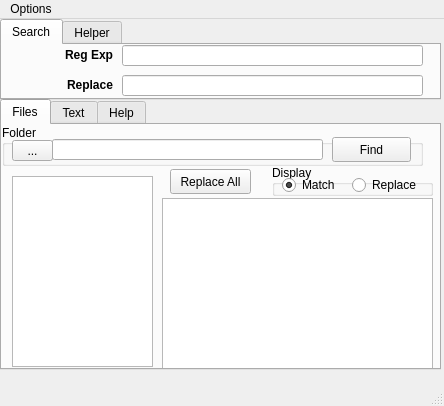
<?xml version="1.0" encoding="UTF-8"?>
<ui version="4.0">
 <class>MainWindow</class>
 <widget class="QMainWindow" name="MainWindow">
  <property name="geometry">
   <rect>
    <x>0</x>
    <y>0</y>
    <width>444</width>
    <height>406</height>
   </rect>
  </property>
  <property name="windowTitle">
   <string>MainWindow</string>
  </property>
  <widget class="QWidget" name="centralwidget">
   <widget class="QTabWidget" name="tabWidget">
    <property name="geometry">
     <rect>
      <x>0</x>
      <y>80</y>
      <width>441</width>
      <height>271</height>
     </rect>
    </property>
    <property name="currentIndex">
     <number>0</number>
    </property>
    <widget class="QWidget" name="tab_files">
     <attribute name="title">
      <string>Files</string>
     </attribute>
     <widget class="QGroupBox" name="groupBox_2">
      <property name="geometry">
       <rect>
        <x>0</x>
        <y>0</y>
        <width>421</width>
        <height>41</height>
       </rect>
      </property>
      <property name="title">
       <string>Folder</string>
      </property>
      <widget class="QPushButton" name="pushButton_find">
       <property name="geometry">
        <rect>
         <x>330</x>
         <y>12</y>
         <width>79</width>
         <height>25</height>
        </rect>
       </property>
       <property name="text">
        <string>Find</string>
       </property>
      </widget>
      <widget class="QToolButton" name="toolButton_folder">
       <property name="geometry">
        <rect>
         <x>10</x>
         <y>15</y>
         <width>41</width>
         <height>21</height>
        </rect>
       </property>
       <property name="text">
        <string>...</string>
       </property>
       <property name="toolButtonStyle">
        <enum>Qt::ToolButtonIconOnly</enum>
       </property>
      </widget>
      <widget class="QLineEdit" name="lineEdit_folder">
       <property name="geometry">
        <rect>
         <x>50</x>
         <y>14</y>
         <width>271</width>
         <height>21</height>
        </rect>
       </property>
      </widget>
     </widget>
     <widget class="QTreeView" name="treeView_files">
      <property name="geometry">
       <rect>
        <x>10</x>
        <y>51</y>
        <width>141</width>
        <height>191</height>
       </rect>
      </property>
     </widget>
     <widget class="QTextBrowser" name="textBrowser_files">
      <property name="geometry">
       <rect>
        <x>160</x>
        <y>73</y>
        <width>271</width>
        <height>171</height>
       </rect>
      </property>
     </widget>
     <widget class="QGroupBox" name="groupBox_4">
      <property name="geometry">
       <rect>
        <x>270</x>
        <y>40</y>
        <width>161</width>
        <height>31</height>
       </rect>
      </property>
      <property name="title">
       <string>Display</string>
      </property>
      <widget class="QRadioButton" name="radioButton_files_regexp">
       <property name="geometry">
        <rect>
         <x>10</x>
         <y>10</y>
         <width>98</width>
         <height>20</height>
        </rect>
       </property>
       <property name="text">
        <string>Match</string>
       </property>
       <property name="checked">
        <bool>true</bool>
       </property>
      </widget>
      <widget class="QRadioButton" name="radioButton_files_replace">
       <property name="geometry">
        <rect>
         <x>80</x>
         <y>10</y>
         <width>98</width>
         <height>20</height>
        </rect>
       </property>
       <property name="text">
        <string>Replace</string>
       </property>
      </widget>
     </widget>
     <widget class="QPushButton" name="pushButton_replace_all">
      <property name="geometry">
       <rect>
        <x>168</x>
        <y>44</y>
        <width>81</width>
        <height>25</height>
       </rect>
      </property>
      <property name="text">
       <string>Replace All</string>
      </property>
     </widget>
    </widget>
    <widget class="QWidget" name="tab_text">
     <attribute name="title">
      <string>Text</string>
     </attribute>
     <widget class="QTextEdit" name="textEdit">
      <property name="geometry">
       <rect>
        <x>0</x>
        <y>30</y>
        <width>431</width>
        <height>211</height>
       </rect>
      </property>
      <property name="html">
       <string>&lt;!DOCTYPE HTML PUBLIC &quot;-//W3C//DTD HTML 4.0//EN&quot; &quot;http://www.w3.org/TR/REC-html40/strict.dtd&quot;&gt;
&lt;html&gt;&lt;head&gt;&lt;meta name=&quot;qrichtext&quot; content=&quot;1&quot; /&gt;&lt;style type=&quot;text/css&quot;&gt;
p, li { white-space: pre-wrap; }
&lt;/style&gt;&lt;/head&gt;&lt;body style=&quot; font-family:'Sans Serif'; font-size:9pt; font-weight:400; font-style:normal;&quot;&gt;
&lt;p style=&quot; margin-top:0px; margin-bottom:0px; margin-left:0px; margin-right:0px; -qt-block-indent:0; text-indent:0px;&quot;&gt;&lt;span style=&quot; font-weight:600;&quot;&gt;Black&lt;/span&gt;&lt;/p&gt;
&lt;p style=&quot;-qt-paragraph-type:empty; margin-top:0px; margin-bottom:0px; margin-left:0px; margin-right:0px; -qt-block-indent:0; text-indent:0px; font-weight:600;&quot;&gt;&lt;br /&gt;&lt;/p&gt;
&lt;p style=&quot; margin-top:0px; margin-bottom:0px; margin-left:0px; margin-right:0px; -qt-block-indent:0; text-indent:0px;&quot;&gt;&lt;span style=&quot; font-weight:600; color:#ffffff;&quot;&gt;White&lt;/span&gt;&lt;/p&gt;
&lt;p style=&quot;-qt-paragraph-type:empty; margin-top:0px; margin-bottom:0px; margin-left:0px; margin-right:0px; -qt-block-indent:0; text-indent:0px; font-weight:600; color:#ffffff;&quot;&gt;&lt;br /&gt;&lt;/p&gt;
&lt;p style=&quot; margin-top:0px; margin-bottom:0px; margin-left:0px; margin-right:0px; -qt-block-indent:0; text-indent:0px;&quot;&gt;&lt;span style=&quot; font-weight:600; color:#0000ff;&quot;&gt;very blue&lt;/span&gt;&lt;/p&gt;&lt;/body&gt;&lt;/html&gt;</string>
      </property>
     </widget>
     <widget class="QGroupBox" name="groupBox">
      <property name="geometry">
       <rect>
        <x>0</x>
        <y>0</y>
        <width>161</width>
        <height>31</height>
       </rect>
      </property>
      <property name="title">
       <string>Display</string>
      </property>
      <widget class="QRadioButton" name="radioButton_text_regexp">
       <property name="geometry">
        <rect>
         <x>10</x>
         <y>10</y>
         <width>98</width>
         <height>20</height>
        </rect>
       </property>
       <property name="text">
        <string>Match</string>
       </property>
       <property name="checked">
        <bool>true</bool>
       </property>
      </widget>
      <widget class="QRadioButton" name="radioButton_text_replace">
       <property name="geometry">
        <rect>
         <x>80</x>
         <y>10</y>
         <width>98</width>
         <height>20</height>
        </rect>
       </property>
       <property name="text">
        <string>Replace</string>
       </property>
       <property name="checked">
        <bool>false</bool>
       </property>
      </widget>
     </widget>
     <widget class="QPushButton" name="pushButton">
      <property name="geometry">
       <rect>
        <x>360</x>
        <y>3</y>
        <width>61</width>
        <height>25</height>
       </rect>
      </property>
      <property name="toolTip">
       <string>Copy results to clipboard</string>
      </property>
      <property name="text">
       <string>Copy</string>
      </property>
     </widget>
    </widget>
    <widget class="QWidget" name="tab_3">
     <attribute name="title">
      <string>Help</string>
     </attribute>
     <widget class="QComboBox" name="comboBox">
      <property name="geometry">
       <rect>
        <x>10</x>
        <y>10</y>
        <width>411</width>
        <height>22</height>
       </rect>
      </property>
     </widget>
     <widget class="QTextBrowser" name="textBrowser">
      <property name="geometry">
       <rect>
        <x>10</x>
        <y>40</y>
        <width>421</width>
        <height>201</height>
       </rect>
      </property>
      <property name="documentTitle">
       <string>Help</string>
      </property>
      <property name="textInteractionFlags">
       <set>Qt::LinksAccessibleByKeyboard|Qt::LinksAccessibleByMouse|Qt::TextBrowserInteraction|Qt::TextSelectableByKeyboard|Qt::TextSelectableByMouse</set>
      </property>
     </widget>
    </widget>
   </widget>
   <widget class="QTabWidget" name="tabWidget_2">
    <property name="geometry">
     <rect>
      <x>0</x>
      <y>0</y>
      <width>441</width>
      <height>81</height>
     </rect>
    </property>
    <property name="currentIndex">
     <number>0</number>
    </property>
    <widget class="QWidget" name="tab">
     <attribute name="title">
      <string>Search</string>
     </attribute>
     <widget class="QLineEdit" name="lineEdit_input">
      <property name="geometry">
       <rect>
        <x>120</x>
        <y>0</y>
        <width>301</width>
        <height>21</height>
       </rect>
      </property>
     </widget>
     <widget class="QLineEdit" name="lineEdit_replace">
      <property name="geometry">
       <rect>
        <x>120</x>
        <y>30</y>
        <width>301</width>
        <height>21</height>
       </rect>
      </property>
     </widget>
     <widget class="QLabel" name="label_main_top">
      <property name="geometry">
       <rect>
        <x>10</x>
        <y>2</y>
        <width>101</width>
        <height>16</height>
       </rect>
      </property>
      <property name="font">
       <font>
        <weight>75</weight>
        <bold>true</bold>
       </font>
      </property>
      <property name="text">
       <string>Reg Exp</string>
      </property>
      <property name="alignment">
       <set>Qt::AlignRight|Qt::AlignTrailing|Qt::AlignVCenter</set>
      </property>
     </widget>
     <widget class="QLabel" name="label__main_bottom">
      <property name="geometry">
       <rect>
        <x>10</x>
        <y>32</y>
        <width>101</width>
        <height>16</height>
       </rect>
      </property>
      <property name="font">
       <font>
        <weight>75</weight>
        <bold>true</bold>
       </font>
      </property>
      <property name="text">
       <string>Replace</string>
      </property>
      <property name="alignment">
       <set>Qt::AlignRight|Qt::AlignTrailing|Qt::AlignVCenter</set>
      </property>
     </widget>
    </widget>
    <widget class="QWidget" name="tab_2">
     <attribute name="title">
      <string>Helper</string>
     </attribute>
    </widget>
   </widget>
  </widget>
  <widget class="QMenuBar" name="menubar">
   <property name="geometry">
    <rect>
     <x>0</x>
     <y>0</y>
     <width>444</width>
     <height>20</height>
    </rect>
   </property>
   <widget class="QMenu" name="menuOptions">
    <property name="title">
     <string>Options</string>
    </property>
    <widget class="QMenu" name="menuMode">
     <property name="title">
      <string>Mode</string>
     </property>
     <addaction name="actionRegexp_P_ython_erl"/>
     <addaction name="actionPy_refactor"/>
    </widget>
    <addaction name="menu_quick_search"/>
    <addaction name="menuMode"/>
   </widget>
   <addaction name="menuOptions"/>
  </widget>
  <widget class="QStatusBar" name="statusbar"/>
  <action name="menu_quick_search">
   <property name="checkable">
    <bool>false</bool>
   </property>
   <property name="checked">
    <bool>false</bool>
   </property>
   <property name="enabled">
    <bool>false</bool>
   </property>
   <property name="text">
    <string>Quick Search</string>
   </property>
  </action>
  <action name="actionRegexp_P_ython_erl">
   <property name="text">
    <string>regexp P(erl|ython)</string>
   </property>
  </action>
  <action name="actionPy_refactor">
   <property name="enabled">
    <bool>false</bool>
   </property>
   <property name="text">
    <string>py refactor</string>
   </property>
   <property name="toolTip">
    <string>To Be Implemented!</string>
   </property>
  </action>
 </widget>
 <resources/>
 <connections/>
</ui>
